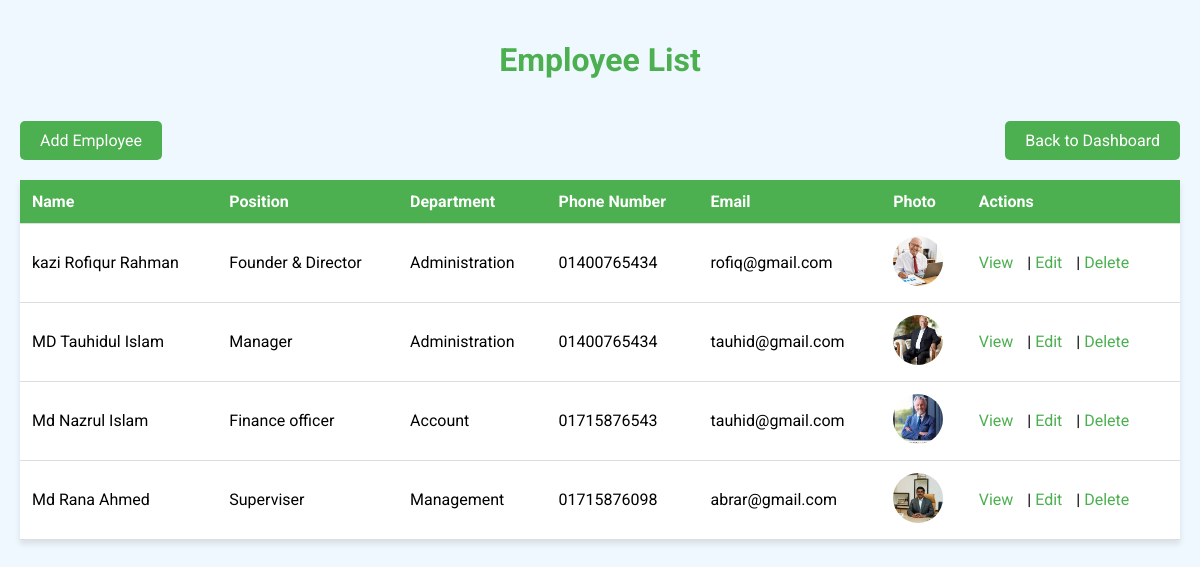
Page /employees/ (signed in) on the committed database.
### hospital/models.py (models this page shows, shortened)
class Employee(models.Model):
    name = models.CharField(max_length=100)
    position = models.CharField(max_length=100, null=True, blank=True)
    department = models.CharField(max_length=100, null=True, blank=True)
    phone_number = models.CharField(max_length=15, null=True, blank=True)
    email = models.EmailField(null=True, blank=True)
    photo = models.ImageField(upload_to='employee_photos/', null=True, blank=True)

### hospital/views.py (the view)
# urls.py: path('employees/', views.employee_list, name='employee_list'),
@login_required
def employee_list(request):
    employees = Employee.objects.all()
    context = {'employees': employees}
    return render(request, 'hospital/employee_list.html', context)

### hospital/templates/hospital/employee_list.html (shortened to what this page needs)
<!DOCTYPE html>
<html lang="en">
<head>
</head>
<body>
    <h1>Employee List</h1>
    <a href="{% url 'employee_add' %}" class="add-employee">Add Employee</a>
    <a href="{% url 'dashboard' %}" class="back-to-dashboard">Back to Dashboard</a>
    <table>
        <thead>
            <tr>
                <th>Name</th>
                <th>Position</th>
                <th>Department</th>
                <th>Phone Number</th>
                <th>Email</th>
                <th>Photo</th>
                <th>Actions</th>
            </tr>
        </thead>
        <tbody>
            {% for employee in employees %}
                <tr>
                    <td>{{ employee.name }}</td>
                    <td>{{ employee.position }}</td>
                    <td>{{ employee.department }}</td>
                    <td>{{ employee.phone_number }}</td>
                    <td>{{ employee.email }}</td>
                    <td>
                        {% if employee.photo %}
                            <img src="{{ employee.photo.url }}" alt="{{ employee.name }}" class="employee-photo">
                        {% else %}
                            <div class="no-photo">No photo</div>
                        {% endif %}
                    </td>
                    <td class="action-links">
                        <a href="{% url 'employee_detail' employee.pk %}">View</a> |
                        <a href="{% url 'employee_edit' employee.pk %}">Edit</a> |
                        <a href="{% url 'employee_delete' employee.pk %}">Delete</a>
                    </td>
                </tr>
            {% empty %}
                <tr>
                    <td colspan="7" style="text-align: center;">No employees found.</td>
                </tr>
            {% endfor %}
        </tbody>
    </table>
</body>
</html>

### hospital/templates/hospital/employee_list.html (style rules this page uses)
body { font-family: 'Roboto', sans-serif; background-color: #f0f8ff; margin: 0; padding: 20px; }
h1 { color: #4CAF50; text-align: center; }
.add-employee, .back-to-dashboard { display: inline-block; margin: 20px 0; padding: 10px 20px; background-color: #4CAF50; color: white; text-decoration: none; border-radius: 5px; }
.back-to-dashboard { float: right; }
table { width: 100%; border-collapse: collapse; background-color: white; box-shadow: 0 4px 6px rgba(0, 0, 0, 0.1); }
th, td { padding: 12px; text-align: left; border-bottom: 1px solid #ddd; }
th { background-color: #4CAF50; color: white; }
.employee-photo { width: 50px; height: 50px; object-fit: cover; border-radius: 50%; }
.action-links a { margin-right: 10px; text-decoration: none; color: #4CAF50; }

### rows in the picture
Employee: name "kazi Rofiqur Rahman", position "Founder & Director", department "Administration", phone_number "01400765434", email "rofiq@gmail.com", photo (picture)
Employee: name "MD Tauhidul Islam", position "Manager", department "Administration", phone_number "01400765434", email "tauhid@gmail.com", photo (picture)
Employee: name "Md Nazrul Islam", position "Finance officer", department "Account", phone_number "01715876543", email "tauhid@gmail.com", photo (picture)
Employee: name "Md Rana Ahmed", position "Superviser", department "Management", phone_number "01715876098", email "abrar@gmail.com", photo (picture)
